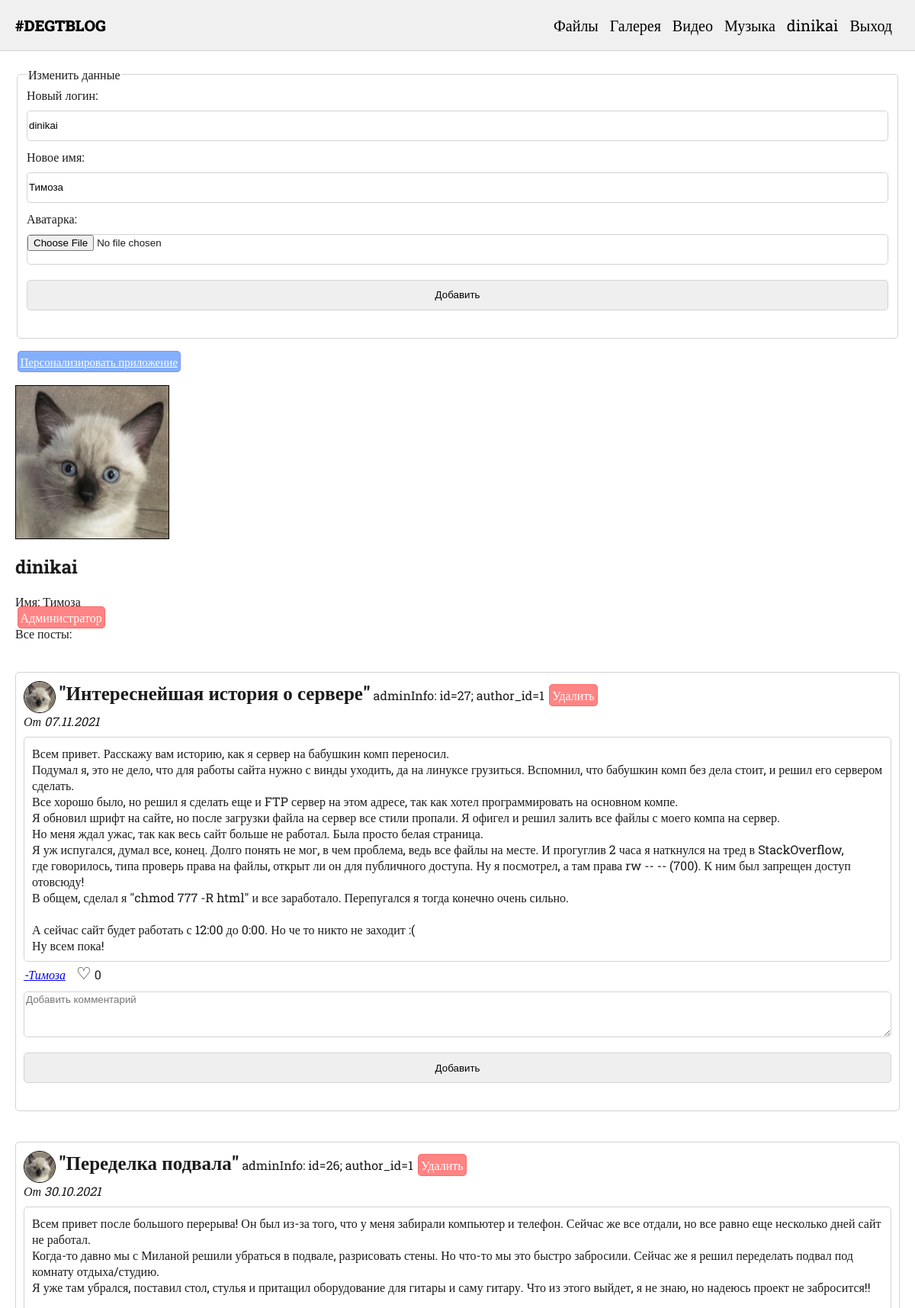
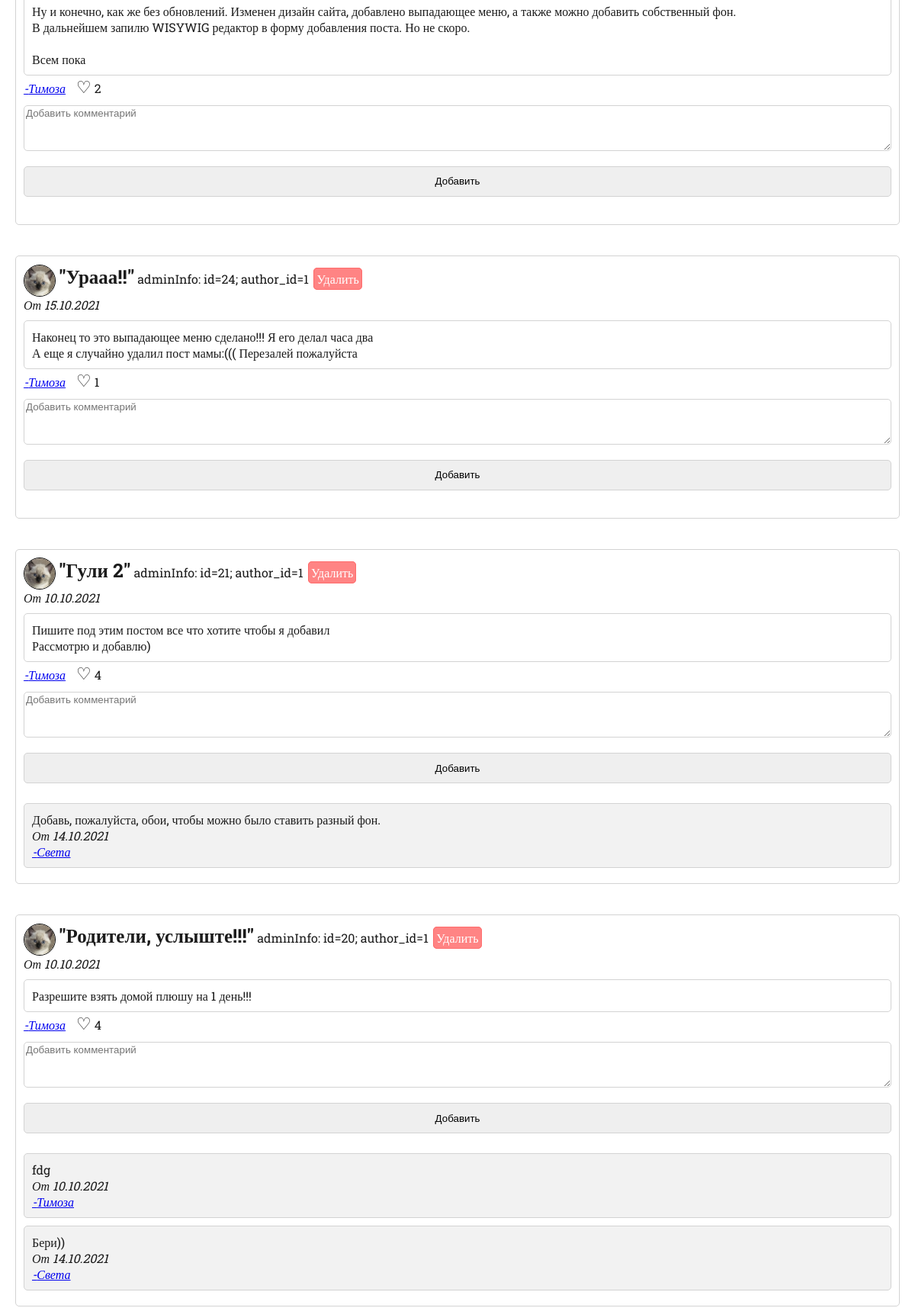
Screenshot of /view_user.php?id=1 (signed in, upper part) with the database file from the repository (2 pictures, top to bottom).
### tables this page shows
CREATE TABLE `user` (
  `id` int UNSIGNED NOT NULL,
  `username` varchar(255) NOT NULL,
  `name` varchar(255) NOT NULL,
  `password` varchar(255) NOT NULL,
  `email` varchar(255) NOT NULL,
  `admin` tinyint(1) NOT NULL,
  `avatar_file` varchar(255) NOT NULL,
  `bg_file` varchar(255) NOT NULL,
  `invert_bg` tinyint(1) NOT NULL
);

CREATE TABLE `post` (
  `id` int UNSIGNED NOT NULL,
  `name` varchar(255) NOT NULL,
  `text` text NOT NULL,
  `date` text NOT NULL,
  `author_id` int UNSIGNED NOT NULL
);

CREATE TABLE `comment` (
  `id` int UNSIGNED NOT NULL,
  `text` text NOT NULL,
  `date` varchar(255) NOT NULL,
  `post_id` int NOT NULL,
  `author_id` int UNSIGNED NOT NULL
);

### core/Util.php (called while the page is built)
<?php
class Util {
    public static function getUserData($id) {
        $dsn = "mysql:dbname=dirtagbase;host=localhost";
        $user = "admin";
        $password = "122572";
        $pdo = new \PDO($dsn, $user, $password);
        $sql = "SELECT * FROM user WHERE id=$id";
        $result = $pdo->query($sql);
        $rows = $result->fetch();
        return $rows;
    }
}

### view_user.php (the view, shortened to what this page needs)
<?php
include("template/header.php");
$userId = $_GET["id"];
$userData = Util::getUserData($userId);
$sql = "SELECT * FROM post WHERE author_id=$userId ORDER BY id DESC";
$result = $pdo->query($sql);
if(array_key_exists("userid", $_COOKIE)):
    $admin = Util::getUserData($_COOKIE["userid"])["admin"];
    if($_COOKIE["userid"] == $userId || $admin == 1):
?>
	<fieldset>
		<legend>Изменить данные</legend>
		<form method="POST" action="change_user.php" enctype="multipart/form-data">
			<label>Новый логин: <br><input type="text" name="username" value="<?= $userData["username"]; ?>" required></label><br>
			<label>Новое имя: <br><input type="text" name="name" value="<?= $userData["name"]; ?>" required></label><br>
            <label>Аватарка: <br><input type="file" name="avatar" accept="image/*" required></label><br>
			<input type="submit" value="Добавить">
		</form>
	</fieldset>
	<a href="app_customize.php" class="blue">Персонализировать приложение</a><br><br>
<?php endif; endif; ?>
<img src="avatars/<?= $userData["avatar_file"]; ?>" class="big-avatar">
<h2><?= $userData["username"]; ?></h2>
Имя: <?= $userData["name"]; ?><br>
<?php if($userData["admin"] == 1): ?> <span class="warning">Администратор</span> <?php endif; ?><br>
	Все посты:
<?php foreach($result as $row):
    $sql = "SELECT * FROM likes WHERE `post_id`=" . $row["id"];
    $result3 = $pdo->query($sql);
    $likesCount = $result3->rowCount();
    ?>
    <div class="post" id="<?= $row["id"]; ?>">
			<img src="avatars/<?= Util::getUserData($row["author_id"])["avatar_file"]; ?>" class="avatar">
			<span class="post-title">"<?= trim($row["name"]); ?>"</span>
			<?php
				if(array_key_exists("userid", $_COOKIE)): if($admin == 1) {
					echo " adminInfo: id=" . $row["id"] . "; author_id=" . $row["author_id"];
				}
			?>
			<?php if($row["author_id"] == $_COOKIE["userid"] || $admin == 1): ?>
			<form method="POST" action="delete_post.php" class="like-form">
				<label><span class="warning">Удалить</span><input type="submit" class="like-input"></label>
			</form><?php endif; endif; ?><br>
			<span class="post-date">От <?= $row["date"]; ?></span><br>
			<div class="post-body"><?= nl2br($row["text"]); ?></div>
			<a class="post-date" href="view_user.php?id=<?= Util::getUserData($row["author_id"])["id"]; ?>">
			-<?= Util::getUserData($row["author_id"])["name"]; ?></a>
			<?php if(array_key_exists("userid", $_COOKIE)): ?>
			<form method="POST" action="add_like.php" class="like-form">
				<label><span class="<?= $userLikesCount >= 1 ? "liked" : "like"; ?>">♡</span><input type="submit" class="like-input"></label>
				<?= $likesCount; ?>
			</form>
				<form method="POST" action="add_comment.php">
					<textarea name="text" class="comment-area" placeholder="Добавить комментарий" required></textarea>
					<input type="submit" value="Добавить">
				</form>
			<?php else: ?>
				<span class="like">♡</span>
				<?= $likesCount; ?>
			<?php
		endif;
		$sql = "SELECT * FROM comment WHERE `post_id`=" . $row["id"];
		$result4 = $pdo->query($sql);
		foreach($result4 as $commentRow):
		?>
			<div class="comment">
				<?= nl2br($commentRow["text"]); ?><br>
				<span class="post-date">От <?= $commentRow["date"]; ?></span><br>
				<a class="post-date" href="view_user.php?id=<?= Util::getUserData($commentRow["author_id"])["id"]; ?>">
				-<?= Util::getUserData($commentRow["author_id"])["name"]; ?></a>
			</div>
<?php endforeach; ?>
    </div>
<?php endforeach; include("template/footer.php"); ?>

### template/header.php (shortened to what this page needs)
<?php
include("core/Util.php");
if(array_key_exists("userid", $_COOKIE)) {
    $admin = Util::getUserData($_COOKIE["userid"])["admin"];
	$username = Util::getUserData($_COOKIE["userid"])["username"];
}
?>
<html>
<head>
	<link rel="stylesheet" href="../main.css">
	<link rel="stylesheet" href="../icomoon/style.css">
</head>
<body>
	<div class="nav">
		<a class="logo" href="/">#DEGTBLOG</a>
		<span class="nav-list">
		<a href="files.php" class="nav-item">Файлы</a> <a href="gallery.php" class="nav-item">Галерея</a>
		<a href="video.php" class="nav-item">Видео</a> <a href="music.php" class="nav-item">Музыка</a>
		<?php if(isset($_COOKIE["userid"])): ?>
			<a href="view_user.php?id=<?= $_COOKIE["userid"] ?>" class="nav-item"><?= $username; ?></a> <a href="logout.php" class="nav-item">Выход</a>
		<?php else: ?>
			<a href="signin_form.php" class="nav-item">Вход</a>
		<?php endif; ?> </span> <button class="dropdown-btn-button"><img class="dropdown-btn" src="img/menu.png"></button>
	</div>
	<div class="container">
		<div class="content">

### main.css (style rules this page uses)
body { font-family: 'Roboto Slab', serif; color:rgb(27, 27, 27); padding: 0; margin: 0; max-width: 100%; max-height: 100%; background-repeat: cover; background: rgb(red, green, blue); }
.container { margin: 20px; }
button, textarea { font-family: 'PT Sans', sans-serif; }
textarea, input { width: 100%; margin-bottom: 10px; margin-top: 10px; border: 1px solid lightgray; border-radius: 5px; }
input { height: 40px; }
textarea { height: 100px; resize: vertical; }
.logo { text-decoration: none; color: black; font-weight: 900; margin-right: 50px; }
.post { border: 1px solid lightgray; border-radius: 5px; padding: 10px; background: #fff; margin-bottom: 40px; margin-top: 40px; }
.post-title { font-size: 25px; font-weight: bold; }
.post-date { font-style: italic; }
.nav { border-bottom: lightgray solid 1px; padding: 20px; margin: 0; font-size: 20px; background: rgb(240, 240, 240); }
.nav-item { text-decoration: none; color: #000; margin-right: 10px; }
.nav-list { float: right; }
.post-body { border: 1px solid lightgray; border-radius: 5px; padding: 10px; margin-top: 10px; }
.like { width: 30px; margin-left: 10px; margin-top: 30px; cursor: pointer; font-size: 22px; }
.like-form { display: inline; }
.comment-area { height: 60px; }
.comment { border: 1px solid lightgray; border-radius: 5px; padding: 10px; background: rgb(242, 242, 242); margin-bottom: 10px; margin-top: 10px; }
.warning { color: #fff; cursor: pointer; font-size: 16px; border: 1px solid rgb(255, 107, 107); padding: 3px; border-radius: 5px; background: rgb(255, 132, 132); }
.avatar { width: 40px; height: 40px; border-radius: 50%; border: #000 solid 1px; vertical-align: middle; }
.big-avatar { width: 200px; height: 200px; border: #000 solid 1px; }
fieldset { margin-bottom: 20px; }
.blue { color: #fff; cursor: pointer; font-size: 15px; border: 1px solid rgb(132, 144, 255); padding: 3px; border-radius: 5px; background: rgb(132, 175, 255); }
.blue, .warning { margin: 2.5px; }
fieldset { border: 1px solid lightgray; border-radius: 5px; }

### rows the page displays
user: username "dinikai", name "Тимоза", avatar_file (picture)
post: author.avatar_file (picture), name "Интереснейшая история о сервере", id "27", author "1", date "07.11.2021", text "Всем привет. Расскажу вам историю, как я сервер на бабушкин комп переносил. Подумал я, это не дело, что для работы сайта нужно с винды уходить, да на линуксе грузиться. Вспомнил, что бабушкин комп без дела стоит, и решил его сервером сделать. Все хорошо было, но решил я сделать еще и FTP сервер на этом адресе, так как хотел программировать на основном компе. Я обновил шрифт на сайте, но после загрузки файла на сервер все стили пропали. Я офигел и решил залить все файлы с моего компа на сервер. Но меня ждал ужас, так как весь сайт больше не работал. Была просто белая страница. Я уж испугался, думал все, конец. Долго понять не мог, в чем проблема, ведь все файлы на месте. И прогуглив 2 часа я…", author.name "Тимоза", likesCount "0"
post: author.avatar_file (picture), name "Переделка подвала", id "26", author "1", date "30.10.2021", text "Всем привет после большого перерыва! Он был из-за того, что у меня забирали компьютер и телефон. Сейчас же все отдали, но все равно еще несколько дней сайт не работал. Когда-то давно мы с Миланой решили убраться в подвале, разрисовать стены. Но что-то мы это быстро забросили. Сейчас же я решил переделать подвал под комнату отдыха/студию. Я уже там убрался, поставил стол, стулья и притащил оборудование для гитары и саму гитару. Что из этого выйдет, я не знаю, но надеюсь проект не забросится!! Ну и конечно, как же без обновлений. Изменен дизайн сайта, добавлено выпадающее меню, а также можно добавить собственный фон. В дальнейшем запилю WISYWIG редактор в форму добавления поста. Но не скоро.…", author.name "Тимоза", likesCount "2"
post: author.avatar_file (picture), name "Урааа!!", id "24", author "1", date "15.10.2021", text "Наконец то это выпадающее меню сделано!!! Я его делал часа два А еще я случайно удалил пост мамы:((( Перезалей пожалуйста", author.name "Тимоза", likesCount "1"
post: author.avatar_file (picture), name "Гули 2", id "21", author "1", date "10.10.2021", text "Пишите под этим постом все что хотите чтобы я добавил Рассмотрю и добавлю)", author.name "Тимоза", likesCount "4"
comment: text "Добавь, пожалуйста, обои, чтобы можно было ставить разный фон.", date "14.10.2021", author.name "Света"
post: author.avatar_file (picture), name "Родители, услыште!!!", id "20", author "1", date "10.10.2021", text "Разрешите взять домой плюшу на 1 день!!!", author.name "Тимоза", likesCount "4"
comment: text "fdg", date "10.10.2021", author.name "Тимоза"
comment: text "Бери))", date "14.10.2021", author.name "Света"
